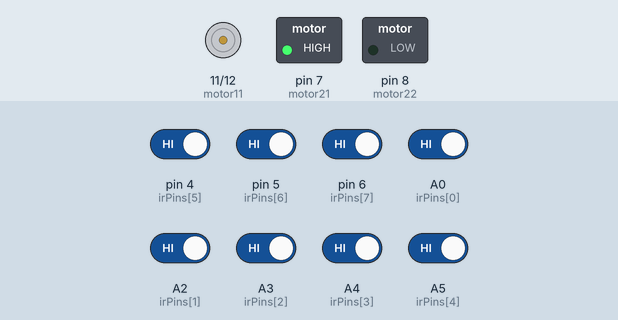
A sketch run on a simulated Arduino Uno, built with avr-gcc and run on an emulated ATmega328P. Parts: motor-driver pin pairs drawn as motors (green arrow = first pin HIGH = forward, orange = second pin HIGH = backward, longer = more drive), switched loads named in the sketch (green lamp = pin HIGH). The inputs (shaded band) are chosen by the test bench; at power-on: A0 (irPins[0]), A2 (irPins[1]), A3 (irPins[2]), A4 (irPins[3]), A5 (irPins[4]), pin 4 (irPins[5]), pin 5 (irPins[6]), pin 6 (irPins[7]) HIGH.

Above: at 1.2 s.
1.3 s: A0 (irPins[0]) driven LOW
At 1.7 s:
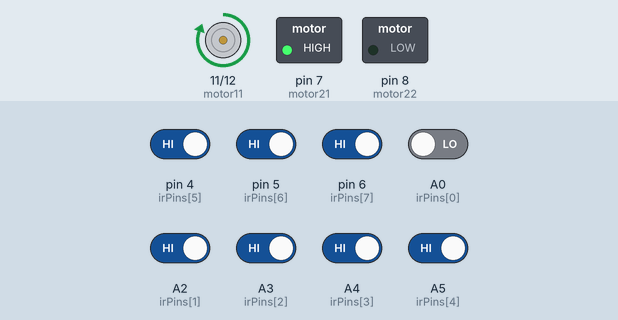
Timing chart, 0 to 4.3 s (numbered marks = the images above; inputs shaded):
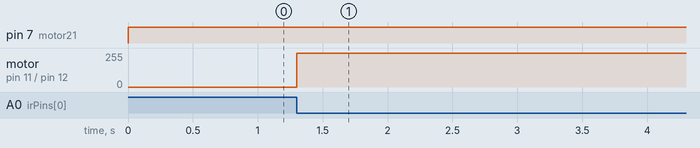

The sketch:

ControleMotorSensorDeLinhaV1.ino
```cpp
const int irPins[8] = {A0, A2, A3, A4, A5, 4, 5, 6};
int irSensorDigital[8] = {0,0,0,0,0,0,0,0};
int i,j = 0;
int d = 1000;


int irSensors = B00000000;


int motor11 = 11;
int motor12 = 12;
int motor21 = 7;
int motor22 = 8;


void setup () {
  pinMode (motor11, OUTPUT);
  pinMode (motor12, OUTPUT);
  pinMode (motor21, OUTPUT);
  pinMode (motor22, OUTPUT);


    /* Set-up IR sensor pins as input */
  for (int i = 0; i <= 7; i++)
  {pinMode(irPins[i], INPUT);}


}
void loop (){
    scanD();
    check();
}


void motor_left(){
  digitalWrite (motor11, HIGH);
  digitalWrite (motor12, LOW);
}
void motor_right (){
  digitalWrite (motor21, HIGH);
  digitalWrite (motor22, LOW);
}


void go()
{
    Serial.println("                         forward ");
     digitalWrite(motor21, HIGH);
     digitalWrite(motor22, LOW);

     digitalWrite(motor11, HIGH);
     digitalWrite(motor12, LOW);

}


/* void stopme()
{
     Serial.println("                         stop");
     analogWrite(motorREnable, motorRSpeed);
     digitalWrite(motorRPin1, LOW);
     digitalWrite(motorRPin2, LOW);

     analogWrite(motorLEnable, motorLSpeed);
     digitalWrite(motorLPin1, LOW);
     digitalWrite(motorLPin2, LOW);

} */


void scanD()
{
  for ( byte count = 0; count < 8;count++ )
{
  bitWrite(irSensors, count, !digitalRead( irPins[count] ));
}
}
void check(){
     switch (irSensors) {

     case B00000000: // on white paper
     motor_right();
     break;

     case B10000000: // leftmost sensor on the line
     motor_right();
     break;

     case B01000000:
     motor_right();
     break;

     case B00100000:
     motor_right();
     break;


     case B00010000:
     motor_right();
     break;

     case B00001000:
     motor_left();
     break;


     case B00000100:
     motor_left();
     break;

     case B00000010:
     motor_left();
     break;

     case B00000001:
     motor_left();
     break;

     case B11000000:
     motor_right();
     break;

     case B01100000:
     motor_right();
     break;


     case B00110000:
     motor_right();
     break;

     case B00011000:
     go();
     break;


     case B00001100:
     motor_left();
     break;


     case B00000110:
     motor_left();
     break;

     case B00000011:
     motor_left();
     break;

     case B11100000:
     motor_right();
     break;

     case B01110000:
     motor_right();
     break;

     case B00111000:
     motor_right();
     break;

     case B00011100:
     motor_left();
     break;

     case B00001110:
     motor_left();
     break;

     case B00000111:
     motor_left();
     break;

     case B11110000:
     motor_right();
     break;

     case B01111000:
     motor_right();
     break;

     case B00111100:
     go();
     break;

     case B00011110:
     motor_left();
     break;

     case B00001111:
     motor_left();
     break;

     case B11111000:
     motor_right();
     break;

     case B01111100:
     motor_right();
     break;

     case B00111110:
     motor_left();
     break;

     case B00011111:
     motor_left();
     break;

     case B11111100:
     motor_right();
     break;

     case B01111110:
     go();
     break;

     case B00111111:
     motor_left();
     break;


     case B11111110:
     motor_right();
     break;

     case B01111111:
     motor_left();
     break;

     case B11111111:
      go();

     break;


     default:

     Serial.print("Unhandled case: ");

  }
}
```

Measured:
- after the input at 1.3 s, motor on pin 11 (motor11) / pin 12 (motor12): stopped → forward 255/255 at once
